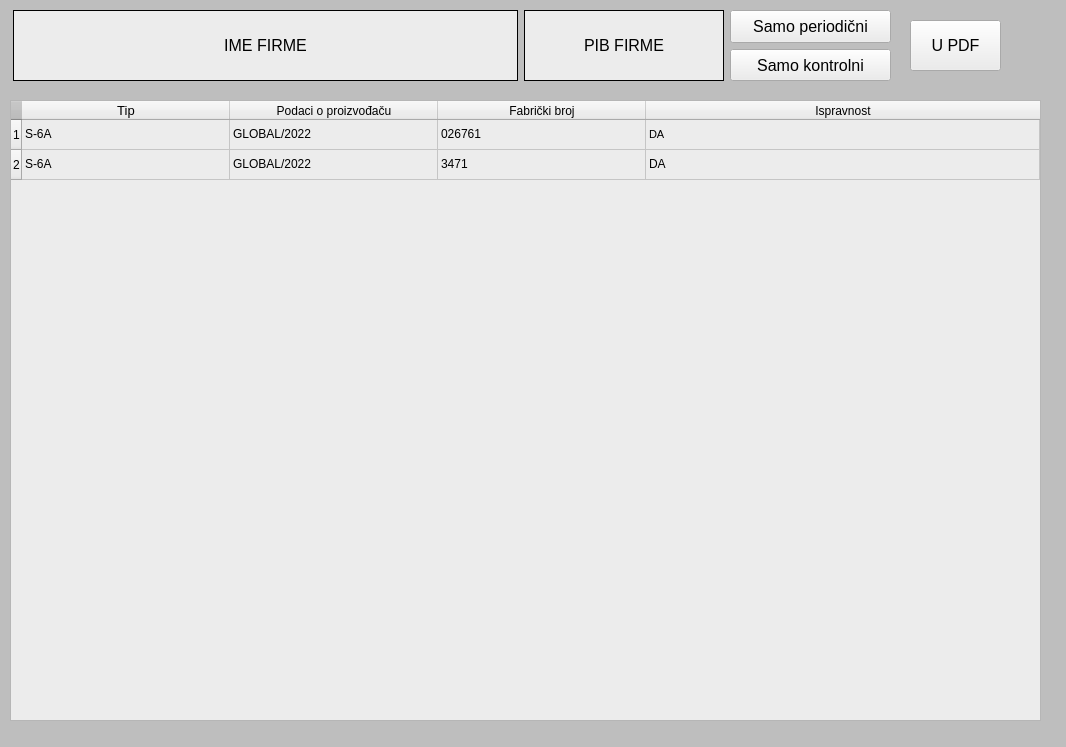
<?xml version="1.0" encoding="UTF-8"?>
<ui version="4.0">
 <class>Table</class>
 <widget class="QWidget" name="Table">
  <property name="windowModality">
   <enum>Qt::NonModal</enum>
  </property>
  <property name="geometry">
   <rect>
    <x>0</x>
    <y>0</y>
    <width>1066</width>
    <height>747</height>
   </rect>
  </property>
  <property name="windowTitle">
   <string>Table</string>
  </property>
  <property name="styleSheet">
   <string notr="true">QWidget{
	background-color: rgb(190, 190, 190)
}</string>
  </property>
  <widget class="QWidget" name="horizontalLayoutWidget">
   <property name="geometry">
    <rect>
     <x>13</x>
     <y>10</y>
     <width>711</width>
     <height>71</height>
    </rect>
   </property>
   <layout class="QHBoxLayout" name="horizontalLayout">
    <item>
     <widget class="QLabel" name="label">
      <property name="minimumSize">
       <size>
        <width>450</width>
        <height>0</height>
       </size>
      </property>
      <property name="maximumSize">
       <size>
        <width>600</width>
        <height>400</height>
       </size>
      </property>
      <property name="font">
       <font>
        <pointsize>12</pointsize>
       </font>
      </property>
      <property name="styleSheet">
       <string notr="true">QLabel{
	background-color: rgb(236, 236, 236)
}</string>
      </property>
      <property name="frameShape">
       <enum>QFrame::Box</enum>
      </property>
      <property name="text">
       <string>IME FIRME</string>
      </property>
      <property name="alignment">
       <set>Qt::AlignCenter</set>
      </property>
     </widget>
    </item>
    <item>
     <widget class="QLabel" name="label_2">
      <property name="maximumSize">
       <size>
        <width>200</width>
        <height>300</height>
       </size>
      </property>
      <property name="font">
       <font>
        <pointsize>12</pointsize>
       </font>
      </property>
      <property name="styleSheet">
       <string notr="true">QLabel{
	background-color: rgb(236, 236, 236)
}</string>
      </property>
      <property name="frameShape">
       <enum>QFrame::Box</enum>
      </property>
      <property name="text">
       <string>PIB FIRME</string>
      </property>
      <property name="alignment">
       <set>Qt::AlignCenter</set>
      </property>
     </widget>
    </item>
   </layout>
  </widget>
  <widget class="QWidget" name="verticalLayoutWidget">
   <property name="geometry">
    <rect>
     <x>730</x>
     <y>10</y>
     <width>161</width>
     <height>71</height>
    </rect>
   </property>
   <layout class="QVBoxLayout" name="verticalLayout">
    <item>
     <widget class="QPushButton" name="pushButton">
      <property name="maximumSize">
       <size>
        <width>400</width>
        <height>100</height>
       </size>
      </property>
      <property name="font">
       <font>
        <pointsize>12</pointsize>
       </font>
      </property>
      <property name="styleSheet">
       <string notr="true">QPushButton{
	background-color: rgb(236, 236, 236)
}</string>
      </property>
      <property name="text">
       <string>Samo periodični</string>
      </property>
     </widget>
    </item>
    <item>
     <widget class="QPushButton" name="pushButton_2">
      <property name="maximumSize">
       <size>
        <width>200</width>
        <height>100</height>
       </size>
      </property>
      <property name="font">
       <font>
        <pointsize>12</pointsize>
       </font>
      </property>
      <property name="styleSheet">
       <string notr="true">QPushButton{
	background-color: rgb(236, 236, 236)
}</string>
      </property>
      <property name="text">
       <string>Samo kontrolni</string>
      </property>
     </widget>
    </item>
   </layout>
  </widget>
  <widget class="QPushButton" name="pushButton_3">
   <property name="geometry">
    <rect>
     <x>910</x>
     <y>20</y>
     <width>91</width>
     <height>51</height>
    </rect>
   </property>
   <property name="maximumSize">
    <size>
     <width>400</width>
     <height>100</height>
    </size>
   </property>
   <property name="font">
    <font>
     <pointsize>12</pointsize>
    </font>
   </property>
   <property name="styleSheet">
    <string notr="true">QPushButton{
	background-color: rgb(236, 236, 236)
}</string>
   </property>
   <property name="text">
    <string>U PDF</string>
   </property>
  </widget>
  <widget class="QWidget" name="horizontalLayoutWidget_2">
   <property name="geometry">
    <rect>
     <x>10</x>
     <y>100</y>
     <width>1031</width>
     <height>621</height>
    </rect>
   </property>
   <layout class="QHBoxLayout" name="horizontalLayout_2">
    <item>
     <widget class="QTableWidget" name="tableWidget">
      <property name="maximumSize">
       <size>
        <width>16777215</width>
        <height>16777215</height>
       </size>
      </property>
      <property name="styleSheet">
       <string notr="true">QWidget{
	background-color: rgb(236, 236, 236)
}</string>
      </property>
      <property name="lineWidth">
       <number>1</number>
      </property>
      <property name="midLineWidth">
       <number>0</number>
      </property>
      <property name="verticalScrollBarPolicy">
       <enum>Qt::ScrollBarAsNeeded</enum>
      </property>
      <property name="horizontalScrollBarPolicy">
       <enum>Qt::ScrollBarAsNeeded</enum>
      </property>
      <property name="sizeAdjustPolicy">
       <enum>QAbstractScrollArea::AdjustIgnored</enum>
      </property>
      <property name="rowCount">
       <number>2</number>
      </property>
      <property name="columnCount">
       <number>4</number>
      </property>
      <attribute name="horizontalHeaderVisible">
       <bool>true</bool>
      </attribute>
      <attribute name="horizontalHeaderCascadingSectionResizes">
       <bool>true</bool>
      </attribute>
      <attribute name="horizontalHeaderMinimumSectionSize">
       <number>38</number>
      </attribute>
      <attribute name="horizontalHeaderDefaultSectionSize">
       <number>208</number>
      </attribute>
      <attribute name="horizontalHeaderHighlightSections">
       <bool>true</bool>
      </attribute>
      <attribute name="horizontalHeaderShowSortIndicator" stdset="0">
       <bool>false</bool>
      </attribute>
      <attribute name="horizontalHeaderStretchLastSection">
       <bool>true</bool>
      </attribute>
      <attribute name="verticalHeaderVisible">
       <bool>true</bool>
      </attribute>
      <attribute name="verticalHeaderCascadingSectionResizes">
       <bool>false</bool>
      </attribute>
      <attribute name="verticalHeaderMinimumSectionSize">
       <number>25</number>
      </attribute>
      <attribute name="verticalHeaderDefaultSectionSize">
       <number>30</number>
      </attribute>
      <attribute name="verticalHeaderHighlightSections">
       <bool>true</bool>
      </attribute>
      <attribute name="verticalHeaderShowSortIndicator" stdset="0">
       <bool>false</bool>
      </attribute>
      <attribute name="verticalHeaderStretchLastSection">
       <bool>false</bool>
      </attribute>
      <row>
       <property name="text">
        <string>1</string>
       </property>
      </row>
      <row>
       <property name="text">
        <string>2</string>
       </property>
      </row>
      <column>
       <property name="text">
        <string>Tip</string>
       </property>
       <property name="font">
        <font>
         <pointsize>10</pointsize>
        </font>
       </property>
       <property name="textAlignment">
        <set>AlignCenter</set>
       </property>
      </column>
      <column>
       <property name="text">
        <string>Podaci o proizvođaču</string>
       </property>
      </column>
      <column>
       <property name="text">
        <string>Fabrički broj</string>
       </property>
      </column>
      <column>
       <property name="text">
        <string>Ispravnost</string>
       </property>
      </column>
      <item row="0" column="0">
       <property name="text">
        <string>S-6A</string>
       </property>
      </item>
      <item row="0" column="1">
       <property name="text">
        <string>GLOBAL/2022</string>
       </property>
      </item>
      <item row="0" column="2">
       <property name="text">
        <string>026761</string>
       </property>
      </item>
      <item row="0" column="3">
       <property name="text">
        <string>DA</string>
       </property>
       <property name="font">
        <font>
         <pointsize>8</pointsize>
        </font>
       </property>
       <property name="textAlignment">
        <set>AlignLeading|AlignVCenter</set>
       </property>
      </item>
      <item row="1" column="0">
       <property name="text">
        <string>S-6A</string>
       </property>
      </item>
      <item row="1" column="1">
       <property name="text">
        <string>GLOBAL/2022</string>
       </property>
      </item>
      <item row="1" column="2">
       <property name="text">
        <string>3471</string>
       </property>
      </item>
      <item row="1" column="3">
       <property name="text">
        <string>DA</string>
       </property>
      </item>
     </widget>
    </item>
   </layout>
  </widget>
 </widget>
 <resources/>
 <connections/>
</ui>
